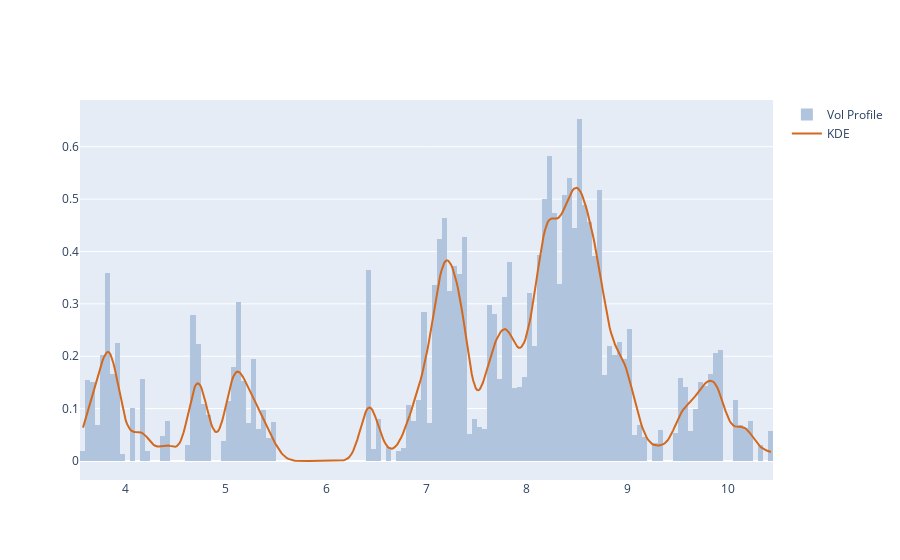

The cell this chart's notebook holds for it:
### Code cell
width_range=1
peaks, peak_props = signal.find_peaks(kdy, prominence=min_prom, width=width_range)

left_ips = peak_props['left_ips']
right_ips = peak_props['right_ips']
width_x0 = xr.min() + (left_ips * ticks_per_sample)
width_x1 = xr.min() + (right_ips * ticks_per_sample)
width_y = peak_props['width_heights']

fig = get_dist_plot(close, volume, xr, kdy)
fig.add_trace(go.Scatter(name='Peaks', x=pkx, y=pky, mode='markers', marker=pk_marker_args))

for x0, x1, y in zip(width_x0, width_x1, width_y):
    fig.add_shape(type='line',
        xref='x', yref='y',
        x0=x0, y0=y, x1=x1, y1=y,
        line=dict(
            color='red',
            width=2,
        )
    )
fig.show()

### Figure 1 — Plotly figure (JSON) as saved in the notebook; plotly's stock layout.template omitted (floating-point values rounded to 4 significant figures; data arrays with more than 128 entries replaced by an {"elided": "..."} marker saying what was removed)
{"data": [{"histfunc": "sum", "histnorm": "probability density", "marker": {"color": "#B0C4DE"}, "name": "Vol Profile", "nbinsx": 150, "type": "histogram", "x": {"elided": "1500 float values"}, "y": {"elided": "1500 float values"}}, {"marker": {"color": "#D2691E"}, "mode": "lines", "name": "KDE", "type": "scatter", "x": {"elided": "500 float values"}, "y": {"elided": "500 float values"}}, {"marker": {"size": 10}, "mode": "markers", "name": "Peaks", "type": "scatter", "x": [], "y": []}], "layout": {}}
